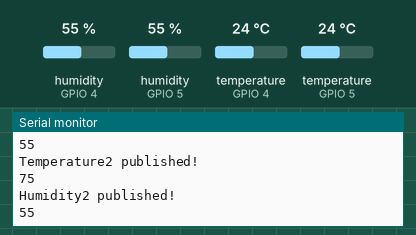
The sketch below on a simulated ESP8266 (NodeMCU). Parts: the last lines printed to the serial monitor. The inputs (shaded band) are chosen by the test bench; at power-on: humidity (sensors on GPIO 4, GPIO 5) 55 %, temperature (sensors on GPIO 4, GPIO 5) 24 °C. WiFi joins after 1.5 s; servers stay silent unless stated; no MQTT or app messages arrive unless stated.

Above: at 2.7 s.
2.8 s: humidity (sensor on GPIO 4) set to 22 %
5.5 s: humidity (sensor on GPIO 5) set to 40 %
At 7.1 s:
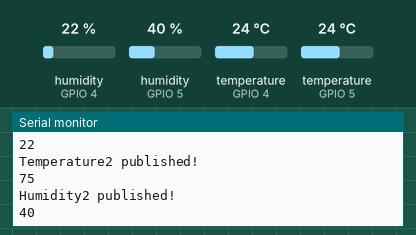
8.2 s: temperature (sensor on GPIO 4) set to 12 °C
10.9 s: temperature (sensor on GPIO 5) set to 19 °C
At 12.1 s:
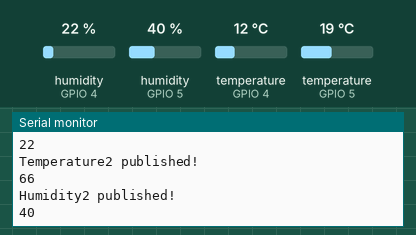
13.6 s: humidity (sensor on GPIO 4) set to 68 %
16.3 s: humidity (sensor on GPIO 5) set to 88 %
At 18.2 s:
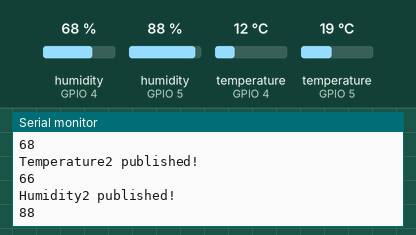
Timing chart, 0 to 19.7 s (numbered marks = the images above; inputs shaded):
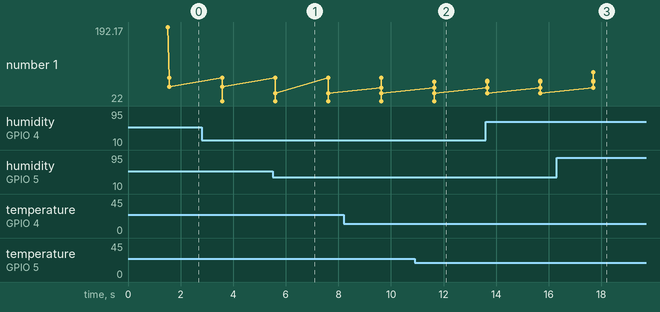

The sketch:

TripleR_Esp8266_Dual_sensor_module.ino
```cpp
/***************************************************
  Adafruit ESP8266 WiFi Sensor Module

  Set up for Two (2) sensor feeds to AIO Dashboard
  Using the Huzzah ESP8266 breakout board
    Note: to upload sketch you must place ESP8266 into Boot Mode by
      Hold down the GPIO0 button, the red LED will be lit
      While holding down GPIO0, click the RESET button
      Release RESET, then release GPIO0
      When you release the RESET button, the red LED will be lit dimly, this means its ready to bootload

  This program is written for two DHT11 (low range) or DHT22 (high range) sensors
  and two feeds

  // additional sensors can be added or commented out as needed
 ****************************************************/

// Libraries
#include <ESP8266WiFi.h>
#include "Adafruit_MQTT.h"
#include "Adafruit_MQTT_Client.h"
#include "DHT.h"

// WiFi parameters
#define WLAN_SSID       "YourSSID"
#define WLAN_PASS       "YourPassword"

// Adafruit IO
#define AIO_SERVER      "io.adafruit.com"
#define AIO_SERVERPORT  1883
#define AIO_USERNAME    "YourUsername"
#define AIO_KEY         "yourAdafruitKey"

// Configure DHT sensors
    ///////////////////////////////////////////////////////////////
    //Parameters are (PIN, TYPE, 15) "don't know what the 15 is for"
    // Sensor types:
    // DHT 11  This is the 'blue' lower range sensor
    // DHT 22  This is the 'white' higher range sensor
    ///////////////////////////////////////////////////////////////
// Configured DHT sensors.  Add or comment out additional sensors here
DHT dht1(4, DHT22, 15);
DHT dht2(5, DHT22, 15);

// Functions
void connect();

// Create an ESP8266 WiFiClient class to connect to the MQTT server.
WiFiClient client;

// Setup the MQTT client class by passing in the WiFi client and MQTT server and login details.
Adafruit_MQTT_Client mqtt(&client, AIO_SERVER, AIO_SERVERPORT, AIO_USERNAME, AIO_KEY);

// Setup feeds for temperature & humidity for sensors.
////////////////////////////////////////////////////////////////////
// The first part "temp1" is the publish name used in the loop below.
// the next "/feeds/yourZoneName" is whatever you've created in IO.Adafruit
////////////////////////////////////////////////////////////////////
Adafruit_MQTT_Publish temp1 = Adafruit_MQTT_Publish(&mqtt, AIO_USERNAME "/feeds/tempZone1");
Adafruit_MQTT_Publish humidity1 = Adafruit_MQTT_Publish(&mqtt,  AIO_USERNAME "/feeds/humidityZone1");
Adafruit_MQTT_Publish temp2 = Adafruit_MQTT_Publish(&mqtt,  AIO_USERNAME "/feeds/tempZone2");
Adafruit_MQTT_Publish humidity2 = Adafruit_MQTT_Publish(&mqtt,  AIO_USERNAME "/feeds/humidityZone2");


/*************************** Sketch Code ************************************/

void setup() {

  // Init sensor
  dht1.begin();
  dht2.begin();

  Serial.begin(115200); //upload speed
  Serial.println(F("Adafruit IO Example"));

  // Connect to WiFi access point.
  Serial.println(); Serial.println();
  delay(10);
  Serial.print(F("Connecting to "));
  Serial.println(WLAN_SSID);

  WiFi.begin(WLAN_SSID, WLAN_PASS);
  while (WiFi.status() != WL_CONNECTED) { //while not connected print a dot every 1/2 sec ...
    delay(500);
    Serial.print(F("."));
  }
  Serial.println();

  Serial.println(F("WiFi connected"));
  Serial.println(F("IP address: "));
  Serial.println(WiFi.localIP());

  // connect to adafruit io
  connect();

}
// Once connected, run this loop to start publishing sensor data.
void loop() {

  // ping adafruit io a few times to make sure we remain connected
  if(! mqtt.ping(3)) {
    // reconnect to adafruit io
    if(! mqtt.connected())
      connect();
  }

  // Grab the current state of the sensors as a data value to use in the publish data below
  int humidity_data1 = (int)dht1.readHumidity();
  int temperature_data1 = (int)dht1.readTemperature(true); //True reads Fehrenheit temp
  int humidity_data2 = (int)dht2.readHumidity();
  int temperature_data2 = (int)dht2.readTemperature(true); //True reads Fehrenheit temp

  // Publish data Sensor1
  if (! temp1.publish(temperature_data1)) //if not published
    Serial.println(F("Failed to publish tempZone1"));
  else
    Serial.println(F("tempZone1 published!")); //else published
    Serial.println(temperature_data1);

  if (! humidity1.publish(humidity_data1))
    Serial.println(F("Failed to publish humidityZone1"));
  else
    Serial.println(F("humidityZone1 published!"));
    Serial.println(humidity_data1);

  // Publish data Sensor2
  if (! temp2.publish(temperature_data2))
    Serial.println(F("Failed to publish temperature2"));
  else
    Serial.println(F("Temperature2 published!"));
    Serial.println(temperature_data2);

  if (! humidity2.publish(humidity_data2))
    Serial.println(F("Failed to publish humidity2"));
  else
    Serial.println(F("Humidity2 published!"));
    Serial.println(humidity_data2);


  // Repeat every (600000) 10 Minutes Change delay to change refresh rate
  delay(2000);

}

// connect to adafruit io via MQTT
void connect() {

  Serial.print(F("Connecting to Adafruit IO... "));

  int8_t ret;

  while ((ret = mqtt.connect()) != 0) {

    switch (ret) {
      case 1: Serial.println(F("Wrong protocol")); break;
      case 2: Serial.println(F("ID rejected")); break;
      case 3: Serial.println(F("Server unavail")); break;
      case 4: Serial.println(F("Bad user/pass")); break;
      case 5: Serial.println(F("Not authed")); break;
      case 6: Serial.println(F("Failed to subscribe")); break;
      default: Serial.println(F("Connection failed")); break;
    }

    if(ret >= 0)
      mqtt.disconnect();

    Serial.println(F("Retrying connection..."));
    delay(5000);

  }

  Serial.println(F("Adafruit IO Connected!"));

}
```

Measured:
- after the input at 5.5 s, the serial monitor: prints a new line after 0.11 s (image 1)
- after the input at 10.9 s, the serial monitor: prints a new line after 0.75 s (image 2)
- after the input at 16.3 s, the serial monitor: prints a new line after 1.4 s (image 3)
- plotted number 1: 55 → 40 after the input at 5.5 s, 40 → 88 after the input at 16.3 s
